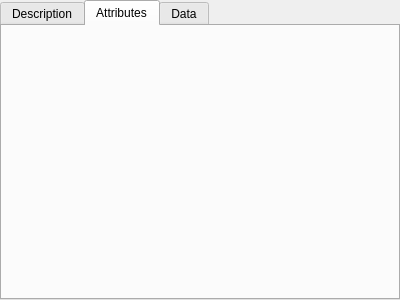
<?xml version="1.0" encoding="UTF-8"?>
<ui version="4.0">
 <class>fileContainer_tabWidget</class>
 <widget class="QTabWidget" name="fileContainer_tabWidget">
  <property name="geometry">
   <rect>
    <x>0</x>
    <y>0</y>
    <width>400</width>
    <height>300</height>
   </rect>
  </property>
  <property name="windowTitle">
   <string>TabWidget</string>
  </property>
  <property name="locale">
   <locale language="C" country="AnyCountry"/>
  </property>
  <property name="currentIndex">
   <number>1</number>
  </property>
  <property name="movable">
   <bool>true</bool>
  </property>
  <widget class="QWidget" name="descript_tab">
   <attribute name="title">
    <string>Description</string>
   </attribute>
   <layout class="QHBoxLayout" name="horizontalLayout">
    <item>
     <widget class="ParameterTree" name="widget" native="true"/>
    </item>
   </layout>
  </widget>
  <widget class="QWidget" name="attr_tab">
   <attribute name="title">
    <string>Attributes</string>
   </attribute>
   <layout class="QHBoxLayout" name="horizontalLayout_2">
    <item>
     <widget class="QWidget" name="widget_3" native="true"/>
    </item>
   </layout>
  </widget>
  <widget class="QWidget" name="var_tab">
   <attribute name="title">
    <string>Data</string>
   </attribute>
   <widget class="QWidget" name="widget_2" native="true">
    <property name="geometry">
     <rect>
      <x>130</x>
      <y>90</y>
      <width>120</width>
      <height>80</height>
     </rect>
    </property>
   </widget>
  </widget>
 </widget>
 <customwidgets>
  <customwidget>
   <class>ParameterTree</class>
   <extends>QWidget</extends>
   <header>pyqtgraph.parameterTree</header>
   <container>1</container>
  </customwidget>
 </customwidgets>
 <resources/>
 <connections/>
</ui>
